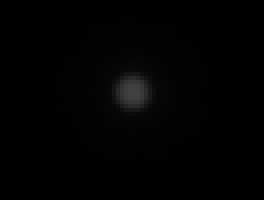
#> input picture beads_image_2.png, 66 x 50 px (shown 4 times larger)
$ jupyter execute --allow-errors main_figures.ipynb
#> lines starting #> are read from the running program, lines starting #| are printed output that depends on the picture
### tools_opt_prw_sim.py
import numpy as np
from scipy.optimize import least_squares, curve_fit

from scipy import io
from numba import njit
from motility import *
from chi2_tests import covariance_diff_perm_test, multivariate_DD_test, dist_perm_test, multivariate_test_mean_cov_gauss, multivariate_phantasy_test
from joblib import Parallel, delayed
from correlation_functions_expos import msd_osc_sincos, msd_osc_analytic, vacf_osc_sincos, vacf_osc_analytic
from tqdm import tqdm

import matplotlib.pyplot as plt
import matplotlib.cm as cm
import mpltex

import glob

########################################
# euler integrators and according functions to produce trajectories with or without memory

@njit
def fm(t,y, tau_m,tau_g, h):
    return np.array([y[1],(1/tau_m)*(y[2]),-(1/tau_g)*(-np.random.normal(0.0, np.sqrt(2/h)) + y[1] + y[2])])

@njit
def f(t,y,tau_m,tau_g,h):
    return np.array([(y[1]),(1/tau_m)*(-y[1]+np.random.normal(0.0,np.sqrt(2.0/h)))])

# [5 lines left out: function msd_prw, not called in this run]

@njit
def msd_diffusion(D, t):
    return 2 * D * t

# [31 lines left out: functions msd_diffusion_noise, euler, euler_t, not called in this run]

@njit
def f_B(y, B, tau_m, h):
    return np.array([(y[1]), -y[1] / tau_m + np.random.normal(0.0, np.sqrt(2 * B / h / tau_m))])


# [377 lines left out: functions euler_diffusion, f_osc, euler_mem, test_euler_mem, vacf_noise_prw, sigma_vacf_prw and 6 more, not called in this run]

    # if scaling != 1 and scaling != 0:
    #     plot_distr_sim(distr_exp, sim_data, max_vals, min_vals, name + '_var' + scale_str +' orig distr', labels=[r'$D$', r'$\sigma_{\rm{loc}}$'], units=[r' [$\mu m^2/s$]', r' [$\mu m$]'], filt_err=filt_err)


def filt_distr(distr, min_err, max_err, max_val=[1e50, 1e50], min_factor=1.5, max_factor=0.99):
    '''filter distribution for nan values, inf values and localization errors that are too large or too small'''
    cond_err = np.where(np.logical_not(np.isnan(distr).any(axis=1)) & np.all(distr[:, :len(max_val)] < max_val, axis=1) & (distr[:, -1] > min_factor * min_err) & (distr[:, -1] < max_factor * max_err))[0]

    return cond_err

import re

def load_pvals(path, name, mean_str='_med', test='', idx=10, n_real=100, alpha=0.05, hist=False):
    '''load all p-values of simulation realizations in path containing name
        printed values <= alpha mean the distributions are accepted to be drawn from the same distribution as the experimental distribution'''
    pval_list = []
    file_list = []
    match_list = []
    if test == '':
        path_str = path + '/' + test + name + 'pvals' + mean_str + '_idx' + str(int(idx))+ '*_nreal' + str(int(n_real)) + '*.npy'

    else:
        path_str = path + '/*' + test + name + 'pvals' + mean_str + '_idx' + str(int(idx))+ '*_nreal' + str(int(n_real)) + '*.npy'

    # if no pvals found, try to load pvals with * in case something is missing in name string
    if len(glob.glob(path_str)) == 0:
        print('name is not precise enough, trying to load pvals with * in name string')
        path_str = path + '/*' + test + name + '*pvals' + mean_str + '_idx' + str(int(idx))+ '*_nreal' + str(int(n_real)) + '*.npy'

    for file in glob.glob(path_str):
        pvals = np.load(file)

        if hist:
            print(file[len(path) + 1 : -4])
            plt.hist(pvals)
            plt.show()

        pval_realizations = len(np.where(pvals < alpha)[0]) / len(pvals)
        match_obj = re.search(r'var(\d+)', file)

        if match_obj:
            match_list.append(int(match_obj.group(1)))
        elif 'full' in file:
            match_list.append(100) #n_real???

        pval_list.append(pval_realizations)
        file_list.append(file[len(path) + 1 : -4])
        # print(file[len(path) + 1 : -4] + ' :', pval_realizations)

    pval_list = np.array(pval_list)
    file_list = np.array(file_list)
    match_list = np.array(match_list)
    index_sort = np.argsort(match_list)

    for i in range(len(index_sort)):
        print(file_list[index_sort[i]] + ' :', pval_list[index_sort[i]])


####################################################################################################################
#optimization for prw with individual cell bounds for B and tau_m


# [785 lines left out: functions optimize_vacf_prw_ind, optimize_all_cells_prw_ind, vacf_noise_diffusion, sigma_vacf_diffusion, optimize_vacf_diffusion_ind, optimize_all_cells_diffusion_ind and 19 more, not called in this run]


def smooth_neighbors(x):
    return (x[1:] + x[:-1]) / 2


######################################################################################################################################################################################
# optimization for sincos kernel

# [257 lines left out: functions msd_noise_osc, vacf_noise_osc, sigma_vacf_osc, optimize_vacf_osc, optimize_all_cells_osc_av, vacf_noise_osc_mid and 4 more, not called in this run]

########################################################################################################################################################################


def calc_dict_from_data(path, lens_name, min_steps, dt, dx, filter_agree=0, filter_corr=0, salmonella=False, return_pos=False):
    # load data
    dictionary = io.loadmat(path)
    data = dictionary['data'] # 726,932 times 15 matrix
    # 1st column is particle ID (just counting rows)
    # 2 frame number (containing information about time point)
    # 3 x-pos with pixel res
    # 4 y-pos with pixel res
    # 5 intensity of maximum
    # 6 track ID (used to filter trajectories)
    # 7-9 not important
    # 10 x-pos via gauss fit
    # 11 y-pos via gauss fit
    # 12 peak intensity of particle
    # 13 radius of point spread function (in pixel)
    # 14 original subpixel x-pos in case of salmonella data
    # 15 original subpixel y-pos in case of salmonella data

    # determine lengths of trjs
    try:
        lens = np.load(lens_name)
    except:
        lens = np.zeros(int(np.max(data[:, 0])))
        for i in range(int(np.max(data[:, 0]))):
            lens[i] = len(np.where(data[:, 5] == i)[0])
        np.save(lens_name, lens)

    max_len = int(np.max(lens))

    # extract position arrays from data
    indx_lens = np.where(lens > min_steps)[0]
    n_trj = len(indx_lens)

    trjx_matrix = np.ma.empty((n_trj, max_len))
    trjx_matrix.mask = True
    trjy_matrix = np.ma.empty((n_trj, max_len))
    trjy_matrix.mask = True

    trjx_matrix_orig = np.ma.empty((n_trj, max_len))
    trjx_matrix_orig.mask = True
    trjy_matrix_orig = np.ma.empty((n_trj, max_len))
    trjy_matrix_orig.mask = True

    trjxp_matrix = np.ma.empty((n_trj, max_len))
    trjxp_matrix.mask = True
    trjyp_matrix = np.ma.empty((n_trj, max_len))
    trjyp_matrix.mask = True

    trjxycorr_matrix = np.ma.empty((n_trj, max_len))
    trjxycorr_matrix.mask = True

    for i in range(n_trj):
        indx_data = np.where(data[:, 5] == indx_lens[i])[0] # indices where length is larger than min_steps

        trjx_matrix[i, :int(lens[indx_lens[i]])] = data[indx_data, 9]
        trjy_matrix[i, :int(lens[indx_lens[i]])] = data[indx_data, 10] # subpixel resolution data
        if salmonella:
            trjx_matrix_orig[i, :int(lens[indx_lens[i]])] = data[indx_data, 13]
            trjy_matrix_orig[i, :int(lens[indx_lens[i]])] = data[indx_data, 14] # subpixel resolution data without correction for convection

        trjxycorr_matrix[i, :int(lens[indx_lens[i]])] = data[indx_data, 11]

        trjxp_matrix[i, :int(lens[indx_lens[i]])] = data[indx_data, 2]
        trjyp_matrix[i, :int(lens[indx_lens[i]])] = data[indx_data, 3] #pixel resolution data

    if filter_agree > 0:
        sum_devx = np.zeros(n_trj)
        sum_devy = np.zeros(n_trj)
        if salmonella:
            for i in range(n_trj):
                sum_devx[i] = np.sum((trjxp_matrix[i,:].compressed() - trjx_matrix_orig[i,:].compressed())**2)
                sum_devy[i] = np.sum((trjyp_matrix[i,:].compressed() - trjy_matrix_orig[i,:].compressed())**2)
        else:
            for i in range(n_trj):
                sum_devx[i] = np.sum((trjxp_matrix[i,:].compressed() - trjx_matrix[i,:].compressed())**2)
                sum_devy[i] = np.sum((trjyp_matrix[i,:].compressed() - trjy_matrix[i,:].compressed())**2)

        indx_agree = np.where(np.logical_and(sum_devx/lens[indx_lens] < filter_agree, sum_devy/lens[indx_lens] < filter_agree))[0]
        # less than filter_agree pixel per point difference between Gauss fit and pixel resolution position for x and y
        lens_final = lens[indx_lens][indx_agree]
        xpos_final = trjx_matrix[indx_agree, :] * dx #convert from pixel to mu m
        ypos_final = trjy_matrix[indx_agree, :] * dx #convert from pixel to mu m

    elif filter_corr > 0:
        med_xycorr_sub = np.zeros(len(trjxycorr_matrix[:, 0]))
        # mean_xycorr_sub = np.zeros(len(trjxycorr_matrix[:, 0]))
        for i in range(len(trjxycorr_matrix[:, 0])):
            med_xycorr_sub[i] = np.median(trjxycorr_matrix[i, :].compressed())
            # mean_xycorr_sub[i] = np.mean(trjxycorr_matrix[i, :].compressed())

        indx_agree = np.where(med_xycorr_sub > filter_corr)[0]

        lens_final = lens[indx_lens][indx_agree]
        xpos_final = trjx_matrix[indx_agree, :] * dx #convert from pixel to mu m
        ypos_final = trjy_matrix[indx_agree, :] * dx #convert from pixel to mu m

        # xpos_final_pixel = trjxp_matrix[indx_agree, :] * dx #convert from pixel to mu m
        # ypos_final_pixel = trjyp_matrix[indx_agree, :] * dx #convert from pixel to mu m

    else:
        lens_final = lens[indx_lens]
        xpos_final = trjx_matrix * dx #convert from pixel to mu m
        ypos_final = trjy_matrix * dx #convert from pixel to mu m

    # filter out nan values
    indx_notnan = np.where(np.logical_and(np.logical_not(np.isnan(xpos_final).any(axis=1)), np.logical_not(np.isnan(ypos_final).any(axis=1))))[0]

    xpos_final = xpos_final[indx_notnan, :]
    ypos_final = ypos_final[indx_notnan, :]

    max_len_filt = int(np.max(lens_final[indx_notnan]))
    xpos_final = xpos_final[:, :max_len_filt]
    ypos_final = ypos_final[:, :max_len_filt]

    # compute correlation functions etc. in beads_dict_short
    beads_dict_short = analysis_short(xpos_final, dt, ypos_final)

    if return_pos:
        return beads_dict_short, xpos_final, ypos_final
    else:
        return beads_dict_short

# [76 lines left out: functions log_smoothing, plot_fit_vacf, plot_distr_sim, not called in this run]

### chlamy_load_save.py
import numpy as np
import os
from motility import *
from scipy.io import loadmat


# [19 lines left out: function load_data, not called in this run]


def load_data_ordered(i, max_len, path_in, prefix, file_ending='.txt'):

    xall = np.ma.empty((i, max_len))
    xall.mask = True
    yall = np.ma.empty((i, max_len))
    yall.mask = True
    j = 0
    for file in os.listdir(path_in):
        if file.endswith(file_ending):
            if file.startswith(prefix):
                data = np.loadtxt(path_in + '/' + file[0] + str(j + 1) + file[-4:], skiprows=1)
                # print(file[0] + str(j + 1) + file[-4:])
                x = data[:, 1]
                y = data[:, 2]
                xall[j, :len(x)] = x
                yall[j, :len(y)] = y
                j += 1

    return xall, yall

### load_cancer.py
import numpy as np
# import mat73
import os
from scipy.io import loadmat


# [98 lines left out: functions load_data_old2, load_data_cancer, not called in this run]

def load_data_cancer_ordered(ntrj, lm, path, filename, ending='.npy', cut=np.array([5224])):
    """
    load all tarjectories and fibronectin densities and lane numbers to masked arrays
    first x value is always set to 0
    cut trajectories with index in cut

    """
    lcut = len(cut)
    xall = np.ma.empty((ntrj-lcut,lm))
    xall.mask = True
    yall = np.ma.empty((ntrj-lcut,lm))
    yall.mask = True
    dall = np.ma.empty((ntrj-lcut,lm))
    dall.mask = True
    lall = np.zeros(ntrj-lcut)
    ltrj = np.zeros(ntrj-lcut)

    j = 0
    k = 0
    for file in os.listdir(path):
        if file.endswith(ending):
            if file.startswith(filename):
                if file.startswith(filename + '_trj' + str(cut[k])):
                    k+=1
                    if k == lcut:
                        k=0
                else:
                    data_array = np.load(path + '/' + file[:49] + str(j) + file[-4:]) # hardcoded length of start string is 49
                    #print(file[:48] + str(j) + file[-4:])
                    x = data_array[0,:]
                    x = x - x[0] # set first x-position value to 0
                    y = data_array[1,:] # y-position
                    density = data_array[2,:] # fibronectin density on lane
                    lane = data_array[3,:] # lane id
                    ltrj[j] = len(x)

                    xall[j,:len(x)] = x
                    yall[j,:len(y)] = y
                    dall[j,:len(density)] = density
                    lall[j] = lane[1]
                    ltrj[j] = len(x)
                    if np.sum(np.diff(lane)) != 0:
                        print('Lane is not always the same for trajectory', j, file)
                    j += 1

    # filter out trajectories containing nan values in x-position
    indx_notnan = np.where(np.logical_not(np.isnan(xall).any(axis=1)))[0]

    xall = xall[indx_notnan, :]
    yall = yall[indx_notnan, :]
    dall = dall[indx_notnan, :]
    ltrj = ltrj[indx_notnan]
    lall = lall[indx_notnan]

    return xall, yall, dall, lall, ltrj

### main_figures.ipynb
# Notebook to reproduce figures of Klimek et. al PRX Life 2025

In order to fit the respective GLE model to the data, the functions optimize_all_cells_[model_name]_ ind (input_vacf, ...) are used. These functions can be found in the file "tools_opt_prw_sim.py".
When reproducing the optimized parameters, they can slightly differ from the saved optimal parameters depending on the number of averages in the fit and the initial parameter guess.
Artificial distributions with a given value of $S$ are created by the functions sim_var_[model_name](experimental_distribution, S, ...), which is also found in the file "tools_opt_prw_sim.py".
The statistical permutation test is performed by the function cov_test_scaling(experimental_distribution, S, ...), also defined in "tools_opt_prw_sim.py" .
When using any of the code, please cite Klimek et al PRX Life 2025.

[cell 1]
# import packages for analysis
import numpy as np
import matplotlib.pyplot as plt
from PIL import Image
from scipy.optimize import curve_fit
from sklearn.metrics import r2_score

# import plotting packages
import matplotlib.cm as cm
import mpltex
from matplotlib.offsetbox import AnchoredOffsetbox, TextArea, HPacker, VPacker
from mpl_toolkits.axes_grid1.inset_locator import mark_inset

# for labels of subfigures
alphabet = list(map(chr, range(97, 123)))

# import functions from self-written code
from motility import *
from tools_opt_prw_sim import *
from correlation_functions_expos import *


# define the p-values that are obtained by the statistical test

# p-values can be loaded by:
# load_pvals('./mb231_optimize', 'indi_cov', test='', mean_str='_med')
# load_pvals('./test_method', 'beads_corrected_fD08_msd', test='') #is 2d, but not in name
# load_pvals('./chlamy_optimize', 'locfitsyn_sc_2d', mean_str='_med', test='', idx=100, n_real=100, alpha=0.05)

pvals_beads = np.array([0.99, 0.81, 0.36, 0.1, 0.07, 0.07, 0, 0.02, 0.01, 0, 0, 0, 0, 0.01, 0.03, 0.04, 0.05, 0.04, 0.1, 0.15, 0.21])
percent_beads = np.array([0, 0.1, 0.2, 0.3, 0.31, 0.33, 0.35, 0.37, 0.4, 0.43, 0.5, 0.53, 0.56, 0.6, 0.7, 0.72, 0.75, 0.77, 0.8, 0.9, 1])

pvals_syn = np.array([1, 0.9, 0.8, 0.58, 0.45, 0.22, 0.19, 0.1, 0.08, 0.07, 0.07, 0.08, 0.04, 0.03, 0.04, 0.05, 0])
percent_syn = np.array([0, 0.1, 0.2, 0.3, 0.4, 0.5, 0.6, 0.7, 0.8, 0.85, 0.9, 0.95, 0.96, 0.97, 0.98, 0.99, 1])

pvals_mb231 = np.array([1, 1, 0.97, 0.69, 0.46, 0.23, 0.09, 0.06, 0.03, 0.02, 0.01, 0, 0])
percent_mb231 = np.array([0, 0.1, 0.2, 0.3, 0.4, 0.5, 0.6, 0.64, 0.66, 0.7, 0.8, 0.9, 1])

## Load 1000nm polystyrene beads data in water and extract correlation functions and effective memory kernel

[cell 2]
path_1000nm = '230821-PS1000-Bulk_1_MMStack_Default.tracks_v2_sub_drift.50.dat.mat' # .mat file that contains tracking data
#> (the rest of this cell did not finish here and is left out)

## Load Chlamydomonas synchro trajectories (see Klimek et al Biophys. J. 2024) and extract correlation functions, effective kernel, msd, etc.

[cell 3]
from chlamy_load_save import load_data_ordered
#> (the rest of this cell did not finish here and is left out)

## Load breast cancer trajectory data (1D) and extract correlation functions etc.

[cell 4]
from load_cancer import load_data_cancer_ordered

i20 = 136 # number of trajectories
l20 = 2161 # maximum length among trajectories (in steps)
path = './Fibronectin_surface'
# path = '/home/kanton/Doktor/Cell_Data/New/Fibronectin_surface'
file = 'MDA-MB-231-H2B-mCherry_20s_alltracks_combined'
#> (the rest of this cell did not finish here and is left out)

### Load length distributions of trajectories

#> (a cell that did not finish here is left out)

## Load optimized GLE-model parameters (caution since order of  trajectories and correlation functions is 1,2,3, whereas optimal parameters are ordered according to the following lists)

[cell 6]
indices_opt_cancer = [95, 66, 111, 12, 98, 42, 21, 126, 34, 51, 61, 18, 99, 38, 107, 33, 88, 119, 0, 19, 80, 70, 76, 57, 131, 97, 54, 13, 122, 62, 120, 72, 85, 78, 79, 64, 127, 6, 103, 112, 115, 134, 123, 37, 7, 41, 105, 69, 81, 10, 5, 35, 59, 75, 108, 29, 89, 58, 30, 74, 53, 82, 17, 36, 1, 93, 39, 11, 114, 101, 20, 27, 110, 44, 15, 77, 50, 46, 109, 23, 130, 16, 14, 86, 9, 87, 25, 68, 71, 106, 56, 128, 40, 31, 63, 90, 48, 49, 60, 91, 32, 47, 104, 73, 26, 118, 67, 125, 117, 3, 83, 96, 2, 45, 102, 4, 132, 124, 24, 43, 121, 84, 65, 8, 28, 116, 55, 52, 94, 133, 100, 113, 92, 129,22]
indices_opt_syn = [18, 19, 6, 17, 11, 4, 3, 21, 8, 15, 12, 13, 16, 22, 20, 10, 9, 1, 23, 14, 5, 2, 7] # starts from 1
# beads are in correct order

[cell 7]
opt_beads_raw = np.load('./diffusion_1000nm_water_optis_av1000_msd_idx10_Dlim1105_raw.npy')
#> (reads diffusion_1000nm_water_optis_av1000_msd_idx10_Dlim1105_raw.npy from the repository)

filt_inds_beads = filt_distr(opt_beads_raw, 0.001, 0.2)
print(len(filt_inds_beads), len(opt_beads_raw))
inds_fd08 = np.where(opt_beads_raw[filt_inds_beads, 0] < 0.8)[0]
opt_beads_filt = opt_beads_raw[filt_inds_beads, :][inds_fd08]

#> (the rest of this cell did not finish here and is left out)

## Determine goodness of fit R^2 value (eq. S5 in SI)

[cell 8]
rsq_beads = np.zeros(len(opt_beads_filt))
#> (the rest of this cell did not finish here and is left out)

# Fig 1

[cell 9]
@mpltex.acs_decorator
def plot_trj():
    fig, ax = plt.subplots(2, 3) #, dpi=1200

    pixvals = np.array(Image.open('./beads_image_2.png').convert('L'))
    pixvals = ((pixvals - pixvals.min()) / (pixvals.max()-pixvals.min())) * 255
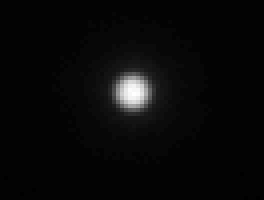
#> pixvals: shape (50, 66) float64 (shown 4 times larger); min 0, max 255, mean 9.8

    img = Image.fromarray(pixvals.astype(np.uint8))
    ax[0, 0].imshow(img, cmap='gray')
    ax[0, 0].plot([10, 10 + 1/0.13], [40, 40], lw=4, c='white')

    ax[0, 0].text(9, 46, '1$\,$µm', color='white')

    ax[0, 0].set_xlim(0, img.size[0]-1)
    ax[0, 0].set_ylim(img.size[1]-1, 0)
    ax[0, 0].set_xticks([])
    ax[0, 0].set_yticks([])

    img = np.asarray(Image.open('./cell-on-lane_blue.png')) #.rotate(-90, expand=True)
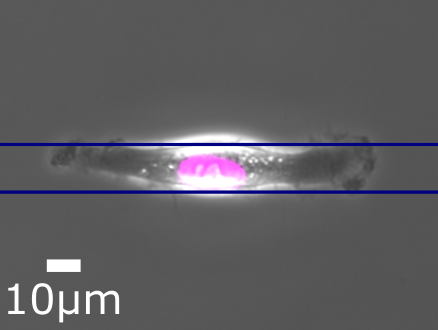
#> input picture cell-on-lane_blue.png, 438 x 330 px
#> img is the input picture: shape (330, 438, 3); mean R, G, B 94.3, 93.2, 96.8

    ax[0, 1].imshow(img)

    ax[0, 1].set_xticks([])
    ax[0, 1].set_yticks([])

    img = np.asarray(Image.open('./synchro_snap.png'))
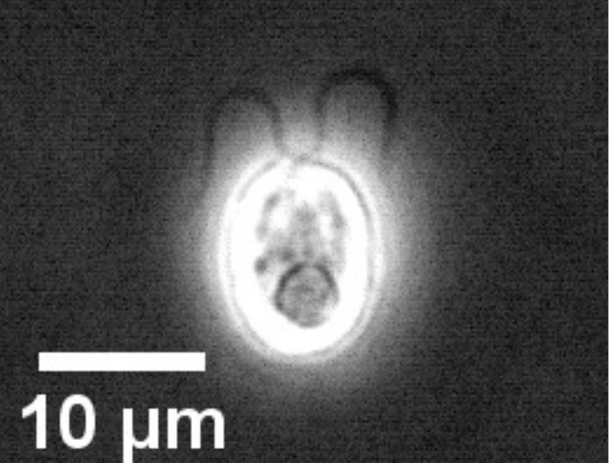
#> input picture synchro_snap.png, 1217 x 925 px (shown at 1/2 size)
#> img is the input picture: shape (925, 1217, 4); mean R, G, B, A 78.9, 78.9, 78.9, 254.9
#> (the rest of the program and of its run is left out)
